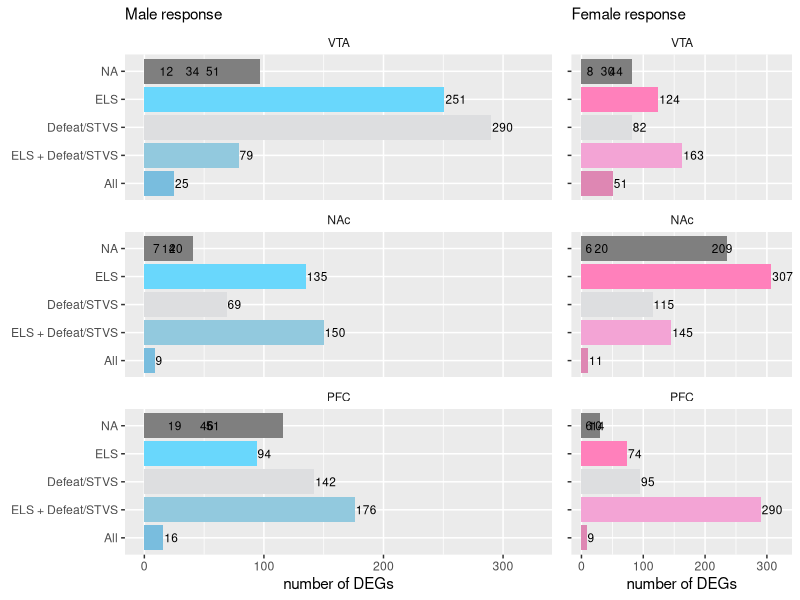
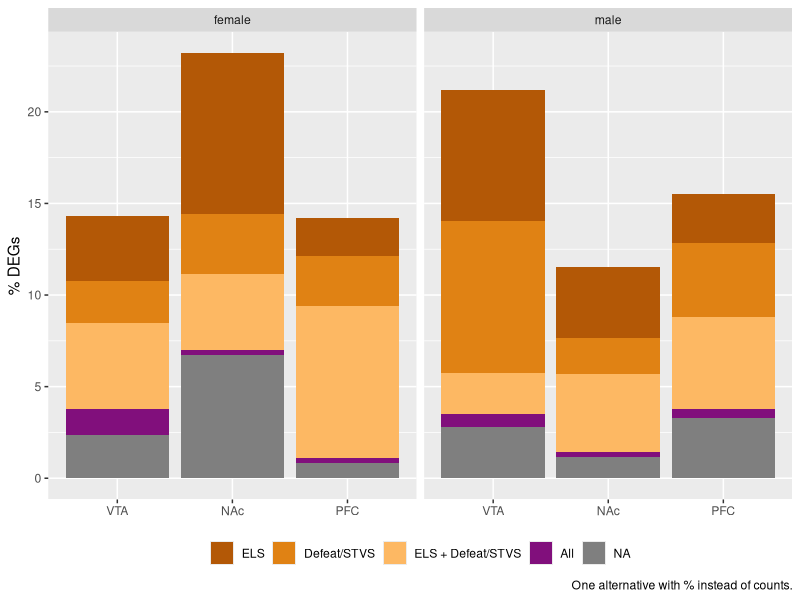
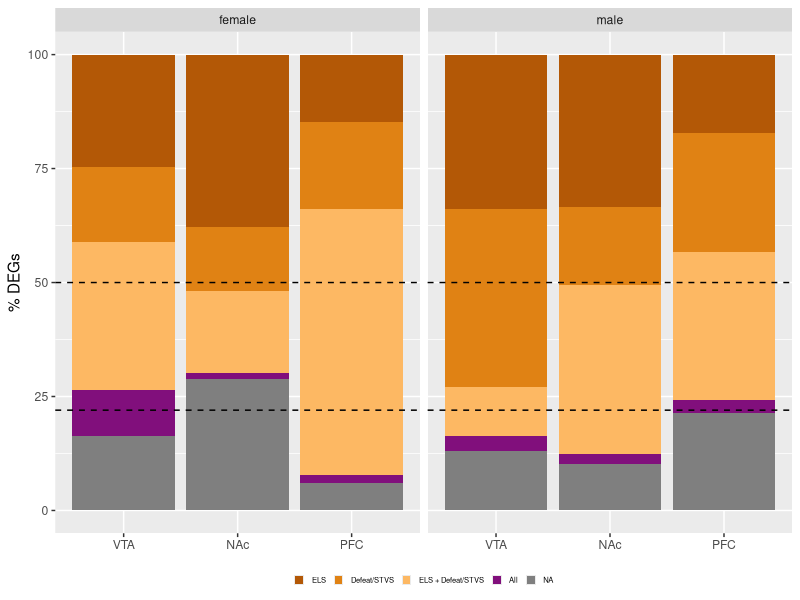
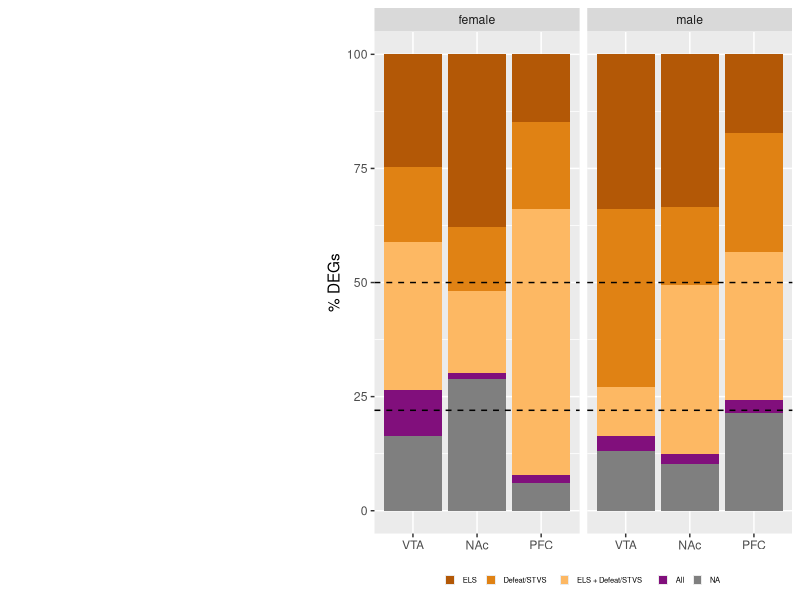

Generate these figures, in order, with R:
## ---- chunk 1
library(ggplot2)
library(dplyr)
library(cowplot)

knitr::opts_chunk$set(fig.path = './', echo = F, message = F)

## ---- chunk 2

# colors from imagecolorpicker.com
fig2venn <- read.csv("fig2venn.csv")

#head(fig2venn)

#summary(fig2venn)

fig2venn$region <- factor(fig2venn$region, levels = c("VTA", "NAc", "PFC")) 
fig2venn$group <- factor(fig2venn$group, levels = c("All" ,  
                                                     "Defeat/STVS and ELS + Defeat/STVS",
                                                     "ELS and ELS + Defeat/STVS" ,
                                                     "ELS and Defeat/STVS",
                                                     "ELS + Defeat/STVS",
                                                     "Defeat/STVS",
                                                     "ELS" 
                                                     ))


males <- fig2venn %>% filter(sex == "male") %>% droplevels()
females <- fig2venn %>% filter(sex == "female") %>% droplevels()

malecolors <- c("All" = "#79BDDE",  "Defeat/STVS and ELS + Defeat/STVS" = "#A7C8D9", "ELS and ELS + Defeat/STVS" = "#03BEEE" ,
                "ELS and Defeat/STVS" = "#8DD6F2", "ELS + Defeat/STVS" = "#92C9DE", "Defeat/STVS" = "#DDDEE0", "ELS" = "#69D7FC" )

femalecolors <- c("All" = "#DE87B3", "Defeat/STVS and ELS + Defeat/STVS" = "#D4AEC9", "ELS and ELS + Defeat/STVS" = "#FF469F" ,
                 "ELS and Defeat/STVS" = "#E2A1BF", "ELS + Defeat/STVS" = "#F3A4D5", "Defeat/STVS" = "#DDDEE0", "ELS" = "#FF80BB" )

sharedunshared <- c("All" = "#810f7c",  "Defeat/STVS and ELS + Defeat/STVS" = "#8c6bb1", "ELS and ELS + Defeat/STVS" = "#8c96c6" ,
                "ELS and Defeat/STVS" = "#9ebcda", "ELS + Defeat/STVS" = "#fdb863", "Defeat/STVS" = "#e08214", "ELS" = "#b35806" )


m <- ggplot(data=males, aes(x=group, y = number,  fill = group)) + 
  geom_bar(stat="identity")  + 
  coord_flip() + 
  facet_wrap(~region, nrow = 3) +
  scale_x_discrete(drop=FALSE)+
  scale_y_continuous(limits=c(0, 325)) +
  scale_fill_manual(values = malecolors) +
  geom_text(aes(label=number),size=3, hjust = -0.05) +
  guides(fill = guide_legend(reverse = TRUE)) +
  theme(legend.title = element_blank(),
        legend.position = "none",
        strip.background = element_rect( fill="white")) +
  labs(subtitle = "Male response",
       x = NULL, y = "number of DEGs") 
#m

f <- ggplot(data=females, aes(x=group, y = number,  fill = group)) + 
  geom_bar(stat="identity")  + 
  coord_flip() + 
  facet_wrap(~region, nrow = 3) +
  scale_x_discrete(drop=FALSE)+
  scale_y_continuous(limits=c(0, 325)) +
  scale_fill_manual(values = femalecolors) +
  geom_text(aes(label=number),size=3, hjust = -0.05) +
  guides(fill = guide_legend(reverse = TRUE)) +
  theme(legend.title = element_blank(),
        legend.position = "none",
        strip.background = element_rect( fill="white")) +
  labs(subtitle = "Female response",
       x = NULL, y = "number of DEGs") 
#f

plot_grid(m, f + theme(axis.text.y=element_blank()), 
          nrow = 1, rel_widths = c(0.7,0.3))
## ---- chunk 3
fig2venn$percent <- (fig2venn$number / sum(fig2venn$number) * 100)

ggplot(fig2venn, aes(x = region, y = percent, fill = reorder(group, desc(group)))) + 
  geom_bar(stat = "identity") + 
  theme(legend.title = element_blank(),
        legend.position = "bottom") + 
  labs(x = NULL, y = "% DEGs",
       caption = "One alternative with % instead of counts.") +
  facet_wrap(~sex) +
  scale_fill_manual(values = sharedunshared) 


subsetpercent <- function(whichsex, whichregion){
  newdf <- fig2venn %>% filter(sex == whichsex, region == whichregion)%>% droplevels()
  newdf$percent <- (newdf$number / sum(newdf$number) * 100)
  return(newdf)
}

MVTA <- subsetpercent("male", "VTA")
MNAc <- subsetpercent("male", "NAc")
MPFC <- subsetpercent("male", "PFC")
FVTA <- subsetpercent("female", "VTA")
FNAc <- subsetpercent("female", "NAc")
FPFC <- subsetpercent("female", "PFC")

fig2venn <- rbind(MVTA, MNAc,MPFC,FVTA, FNAc, FPFC)


#fig2venn$sex <- factor(fig2venn$sex, levels = c("female", "male"))

p2 <- ggplot(fig2venn, aes(x = region, y = percent, fill = reorder(group, desc(group)))) + 
  geom_bar(stat = "identity") + 
  #theme_bw(base_size = 9) +
  theme(legend.title = element_blank(),
        legend.position = "bottom",
        legend.text = element_text(size = 5.5),
        legend.key.size = unit(0.25, "cm"))  + 
  labs(x = NULL, y = "% DEGs") +
  geom_hline(yintercept=22, linetype="dashed") +
  geom_hline(yintercept=50, linetype="dashed") +
  facet_wrap(~sex) +
  scale_fill_manual(values = sharedunshared) 
p2
## ---- chunk 4
p1 <- ggdraw() + draw_image("fig2venn-original.png", scale = 0.9)
plot_grid(p1, p2, rel_widths = c(0.4,0.6))
